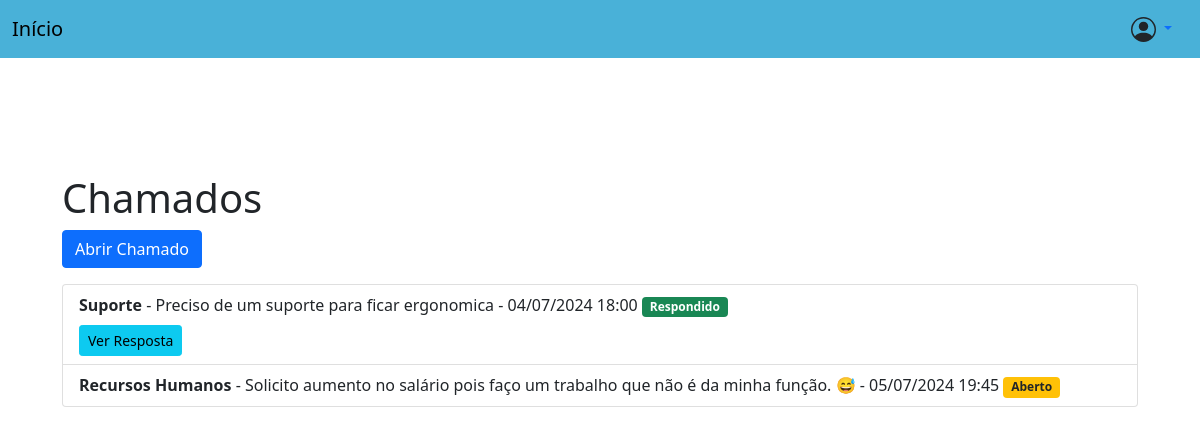
The page /tickets/ (signed in) on the database its author committed.
### tickets/models.py (models this page shows, shortened)
class Ticket(models.Model):
    CATEGORY_CHOICES = (
        ('suporte', 'Suporte'),
        ('facilites', 'Facilites'),
        ('rh', 'Recursos Humanos'),
        ('outro', 'Outro'),
    )
    category = models.CharField(max_length=20, choices=CATEGORY_CHOICES, default='suporte')
    anydesk_id = models.CharField(max_length=50, blank=True, null=True)
    description = models.TextField()
    created_at = models.DateTimeField(auto_now_add=True)
    user = models.ForeignKey(User, on_delete=models.CASCADE)
    response = models.TextField(blank=True, null=True)
    STATUS_CHOICES = (
        ('aberto', 'Aberto'),
        ('respondido', 'Respondido'),
    )
    status = models.CharField(max_length=20, choices=STATUS_CHOICES, default='aberto')
    @property
    def opened_by(self):
        return self.user.username
    def has_response(self):
        return bool(self.response)

### tickets/views.py (the view)
# urls.py: path('', views.ticket_list, name='ticket_list'),
@login_required
def ticket_list(request):
    user = request.user
    if user.is_staff:
        tickets = Ticket.objects.all()
    else:
        tickets = Ticket.objects.filter(user=user)
    is_admin = user.is_staff
    return render(request, 'tickets/ticket_list.html', {'tickets': tickets, 'is_admin': is_admin})

### tickets/templates/tickets/ticket_list.html (shortened to what this page needs)
{% extends 'tickets/base.html' %}
{% block content %}
<div class="container mt-5" style="padding: 20px;">
    <h1>Chamados</h1>
    {% if not is_admin %}
    <a href="{% url 'ticket_create' %}" class="btn btn-primary">Abrir Chamado</a>
    {% endif %}
    <ul class="list-group mt-3">
        {% for ticket in tickets %}
        <li class="list-group-item">
            <strong>{{ ticket.get_category_display }}</strong> - {{ ticket.description }} - {{ ticket.created_at|date:"d/m/Y H:i" }}
            {% if ticket.status == 'respondido' %}
                <span class="badge bg-success">Respondido</span>
            {% elif ticket.status == 'aberto' %}
                <span class="badge bg-warning text-dark">Aberto</span>
            {% endif %}
            {% if is_admin %}
            <div class="mt-2">
                <p>Aberto por: {{ ticket.opened_by }}</p>
                <button class="btn btn-sm btn-info" data-bs-toggle="modal" data-bs-target="#modalTicket{{ ticket.id }}">Responder Chamado</button>
                <a href="{% url 'ticket_delete' ticket.id %}" class="btn btn-sm btn-danger">Excluir Chamado</a>
            </div>
            {% else %}
            {% if ticket.has_response %}
            <div class="mt-2">
                <button class="btn btn-sm btn-info" data-bs-toggle="modal" data-bs-target="#modalTicket{{ ticket.id }}">Ver Resposta</button>
            </div>
            {% endif %}
            {% endif %}
        </li>
        {% endfor %}
    </ul>
</div>
{% endblock %}

### tickets/templates/tickets/base.html (shortened to what this page needs)
<!doctype html>
<html lang="pt_br">
<head>
  <link href="https://cdn.jsdelivr.net/npm/bootstrap@5.0.2/dist/css/bootstrap.min.css" rel="stylesheet">
</head>
<body>
  <nav class="navbar navbar-light" style="background-color: #49b1d8;">
    <div class="container-fluid">
      <a class="navbar-brand mb-0 h1" href="{% url 'ticket_list' %}" style="text-decoration: none; color: black;">Início</a>
      <div class="dropdown">
        <a class="nav-link dropdown-toggle" href="#" id="navbarProfile" role="button" data-bs-toggle="dropdown" aria-expanded="false">
        </a>
      </div>
    </div>
  </nav>
  <section class="py-5">
    <div class="container">
      {% block content %}
      {% endblock %}
    </div>
  </section>
</body>
</html>

### rows shown on the page
Ticket: category "Suporte", description "Preciso de um suporte para ficar ergonomica", created_at "04/07/2024 18:00", status "Respondido"
Ticket: category "Recursos Humanos", description "Solicito aumento no salário pois faço um trabalho que não é da minha função. 😅", created_at "05/07/2024 19:45", status "Aberto"
